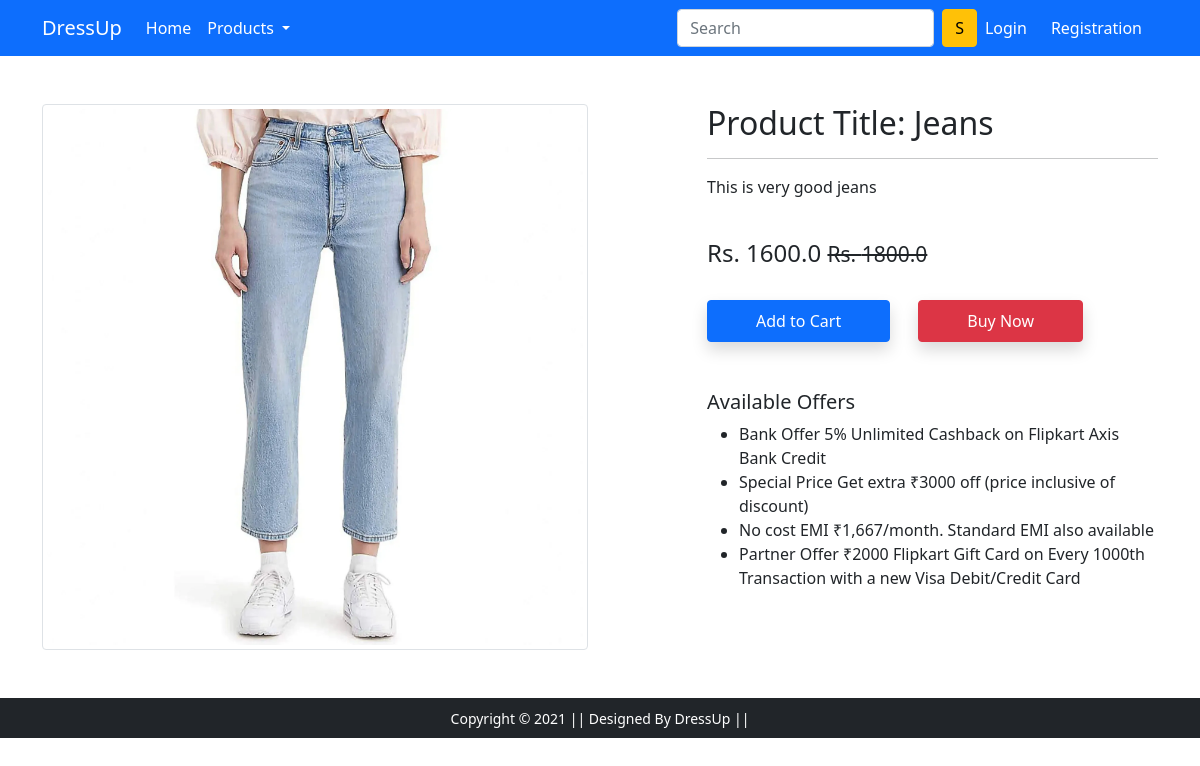
Screenshot of /product-detail/1 with the database file from the repository.
### app/models.py (models this page shows)
class Product(models.Model):
    title = models.CharField(max_length=100)
    selling_price = models.FloatField()
    discounted_price = models.FloatField()
    description = models.TextField()
    brand = models.CharField(max_length=100)
    category = models.CharField(choices = CATEGORY_CHOICES,max_length=2)
    product_image = models.ImageField(upload_to='productimg')

### app/views.py (the view)
# urls.py: path('product-detail/<int:pk>', views.ProductDetailView.as_view(), name='product-detail'),
class ProductDetailView(View):
    def get(self, request,pk):
        product = Product.objects.get(pk=pk)
        return render(request,'app/productdetail.html',{'product':product})

### app/templates/app/productdetail.html (shortened to what this page needs)
{% extends 'app/base.html' %}
{% load static %}
{% block main-content %}
<div class="container my-5">
 <div class="row">
  <div class="col-sm-6 text-center align-self-center">
   <img src="{{product.product_image.url}}" alt="" class="img-fluid img-thumbnail">
  </div>
  <div class="col-sm-5 offset-sm-1">
   <h2>Product Title: {{product.title}}</h2>
   <hr>
   <p> {{product.description}}</p> <br>
   <h4>Rs. {{product.discounted_price}} <small class="fw-light text-decoration-line-through">Rs. {{product.selling_price}}</small></h4> <br>
    <form action="/add-to-cart" class="d-inline">
        <button type = "submit" class="btn btn-primary shadow px-5 py-2">Add to Cart</button>
    </form>
   <a href="{% url 'buy-now' %}" class="btn btn-danger shadow px-5 py-2 ms-4">Buy Now</a>
   <h5 class="mt-5">Available Offers</h5>
   <ul>
    <li>Bank Offer 5% Unlimited Cashback on Flipkart Axis Bank Credit</li>
    <li>Special Price Get extra ₹3000 off (price inclusive of discount)</li>
    <li>No cost EMI ₹1,667/month. Standard EMI also available</li>
    <li>Partner Offer ₹2000 Flipkart Gift Card on Every 1000th Transaction with a new Visa Debit/Credit Card</li>
   </ul>
  </div>
 </div>
</div>
{% endblock main-content %}

### rows the page displays
Product: product_image (picture), title "Jeans", description "This is very good jeans", discounted_price "1600.0", selling_price "1800.0"
